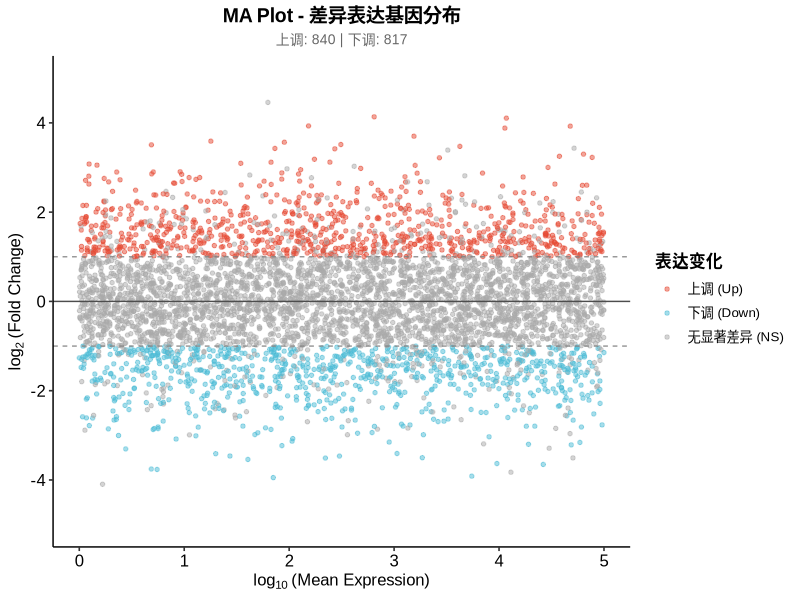
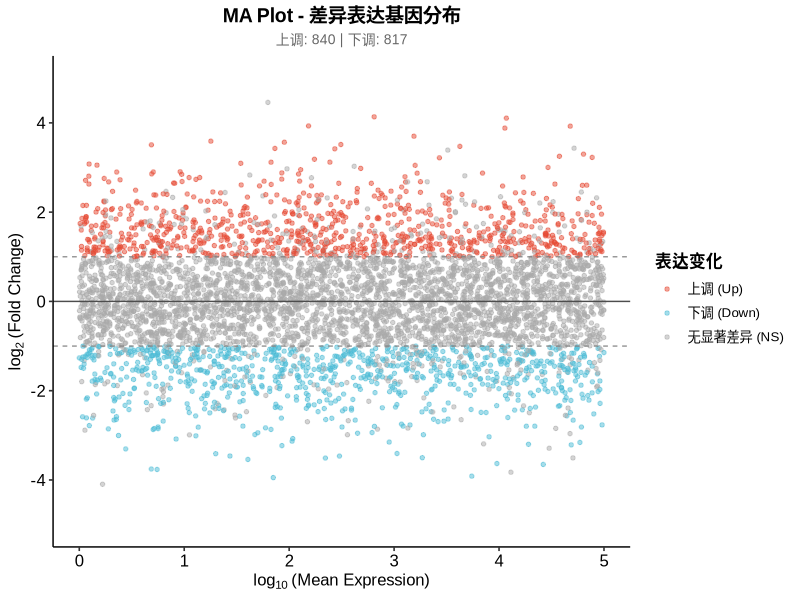
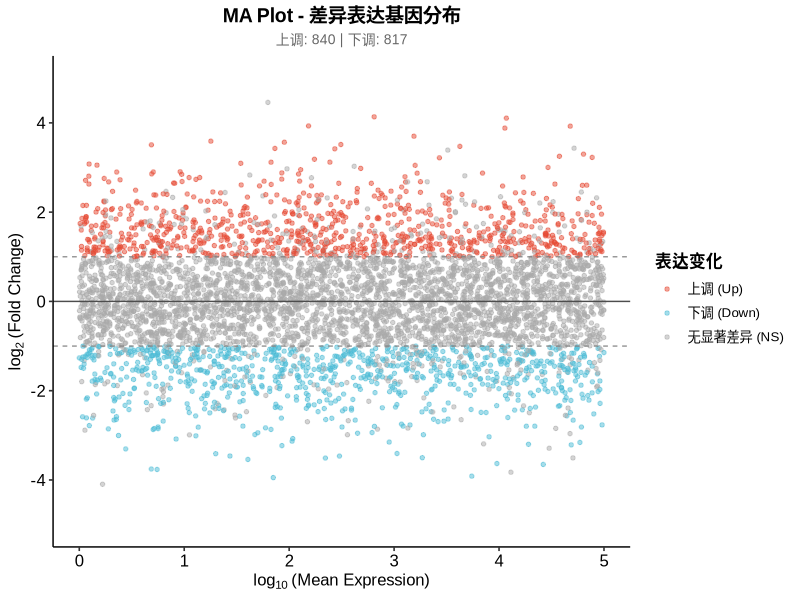
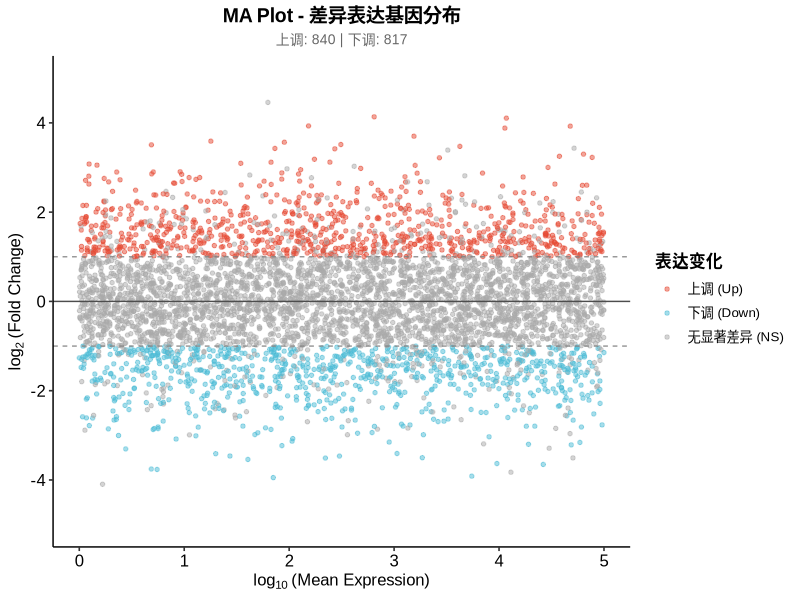
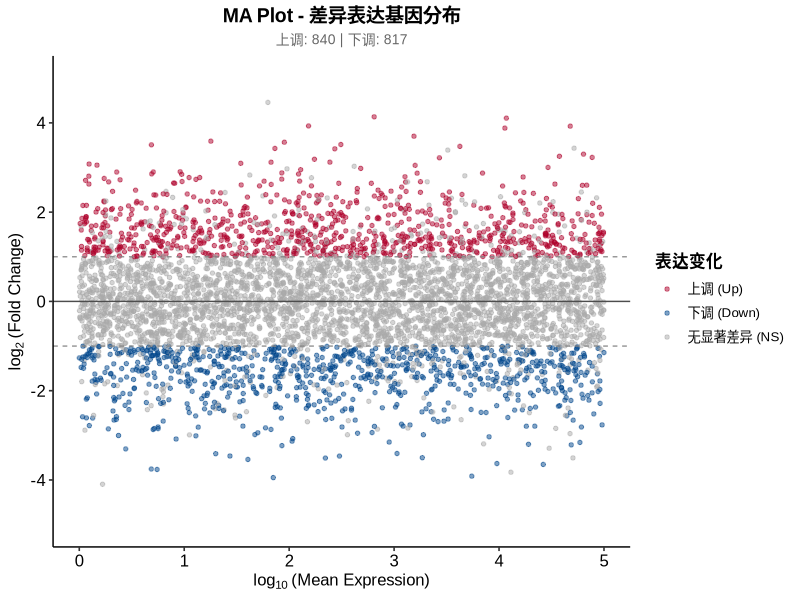
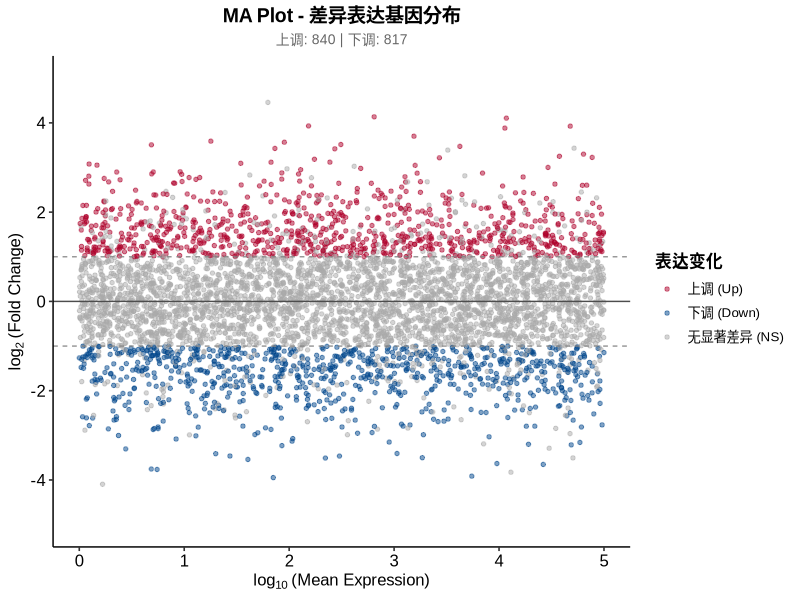
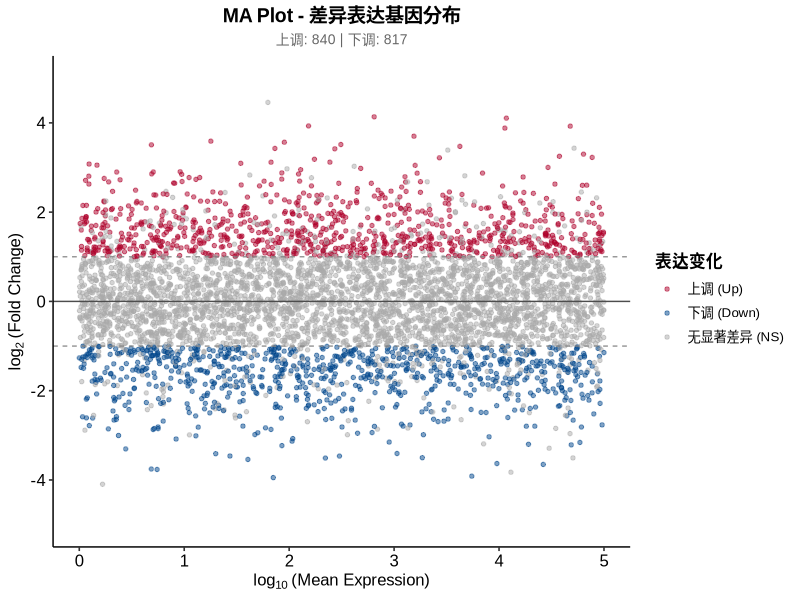
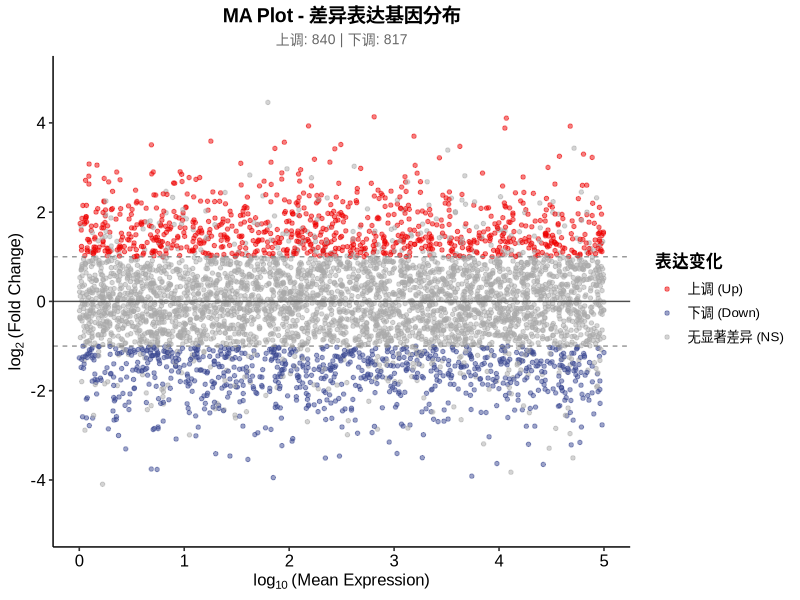

Recreate these plots in R, in order.
# ============================================================
# BioViz Pro - MA图 (MA Plot / Bland-Altman Plot) 模板
# 
# 用途：展示差异表达分析中基因表达均值与变化幅度的关系
# 输入：差异表达分析结果（baseMean, log2FoldChange, padj）
# 输出：发表级MA图 (SVG/PNG/PDF)
# 
# 作者：BioViz Pro
# 更新日期：2024
# ============================================================

# ====================
# 1. 加载必要的包
# ====================
library(ggplot2)
library(ggsci)
library(ggpubr)
library(svglite)
library(dplyr)

# ====================
# 2. 发表级图形保存函数
# ====================
save_publication_figure <- function(plot_obj, 
                                     filename, 
                                     width = 7, 
                                     height = 6, 
                                     dpi = 300,
                                     output_dir = "figures") {
  if (!dir.exists(output_dir)) dir.create(output_dir, recursive = TRUE)
  
  ggsave(file.path(output_dir, paste0(filename, ".svg")),
         plot_obj, width = width, height = height, device = svglite::svglite)
  ggsave(file.path(output_dir, paste0(filename, ".png")),
         plot_obj, width = width, height = height, dpi = dpi, bg = "white")
  ggsave(file.path(output_dir, paste0(filename, ".pdf")),
         plot_obj, width = width, height = height, device = cairo_pdf)
  
  message(paste0("✅ 图形已保存: ", output_dir, "/", filename))
}

# ====================
# 3. 模拟示例数据
# ====================
set.seed(123)
n_genes <- 5000

# 创建模拟DESeq2输出数据
ma_data <- data.frame(
  gene_id = paste0("Gene_", 1:n_genes),
  baseMean = 10^runif(n_genes, 0, 5),  # 表达均值（对数尺度模拟）
  log2FoldChange = rnorm(n_genes, mean = 0, sd = 1.2),
  pvalue = 10^(-runif(n_genes, 0, 8)),
  stringsAsFactors = FALSE
)

# 添加校正后p值
ma_data$padj <- p.adjust(ma_data$pvalue, method = "BH")

# ====================
# 4. 数据预处理
# ====================
# 定义差异阈值
log2FC_cutoff <- 1
padj_cutoff <- 0.05

# 添加差异表达分类
ma_data <- ma_data %>%
  mutate(
    regulation = case_when(
      log2FoldChange >= log2FC_cutoff & padj < padj_cutoff ~ "上调 (Up)",
      log2FoldChange <= -log2FC_cutoff & padj < padj_cutoff ~ "下调 (Down)",
      TRUE ~ "无显著差异 (NS)"
    ),
    regulation = factor(regulation, 
                        levels = c("上调 (Up)", "下调 (Down)", "无显著差异 (NS)"))
  )

# 统计
reg_summary <- ma_data %>% count(regulation)
print(reg_summary)

# ====================
# 5. 绑制MA图 - Nature (NPG) 风格
# ====================
ma_plot_npg <- ggplot(ma_data, aes(x = log10(baseMean), 
                                    y = log2FoldChange, 
                                    color = regulation)) +
  # 绑制散点
  geom_point(alpha = 0.5, size = 1.2) +
  
  # 添加参考线
  geom_hline(yintercept = 0, linetype = "solid", color = "grey30", linewidth = 0.5) +
  geom_hline(yintercept = c(-log2FC_cutoff, log2FC_cutoff), 
             linetype = "dashed", color = "grey50", linewidth = 0.4) +
  
  # Nature 配色
  scale_color_manual(
    values = c("上调 (Up)" = "#E64B35FF",       # NPG红
               "下调 (Down)" = "#4DBBD5FF",     # NPG蓝
               "无显著差异 (NS)" = "#AAAAAA")
  ) +
  
  # 标题和标签
  labs(
    title = "MA Plot - 差异表达基因分布",
    subtitle = paste0("上调: ", reg_summary$n[reg_summary$regulation == "上调 (Up)"],
                      " | 下调: ", reg_summary$n[reg_summary$regulation == "下调 (Down)"]),
    x = expression(log[10]~"(Mean Expression)"),
    y = expression(log[2]~"(Fold Change)"),
    color = "表达变化"
  ) +
  
  # 发表级主题
  theme_pubr(base_size = 12, base_family = "Arial") +
  theme(
    plot.title = element_text(hjust = 0.5, face = "bold", size = 14),
    plot.subtitle = element_text(hjust = 0.5, size = 10, color = "grey40"),
    legend.position = "right",
    legend.title = element_text(face = "bold"),
    axis.title = element_text(face = "bold")
  ) +
  
  # 坐标轴设置
  scale_y_continuous(limits = c(-5, 5), breaks = seq(-4, 4, 2))

# 显示图形
print(ma_plot_npg)

# ====================
# 6. 保存发表级图形
# ====================
save_publication_figure(ma_plot_npg, "ma_plot_NPG", width = 7, height = 5.5)

# ====================
# 7. 其他期刊配色变体
# ====================

# Lancet 风格
ma_plot_lancet <- ma_plot_npg +
  scale_color_manual(
    values = c("上调 (Up)" = "#AD002AFF",
               "下调 (Down)" = "#00468BFF",
               "无显著差异 (NS)" = "#AAAAAA")
  )
save_publication_figure(ma_plot_lancet, "ma_plot_Lancet", width = 7, height = 5.5)

# AAAS (Science) 风格
ma_plot_aaas <- ma_plot_npg +
  scale_color_manual(
    values = c("上调 (Up)" = "#EE0000FF",
               "下调 (Down)" = "#3B4992FF",
               "无显著差异 (NS)" = "#AAAAAA")
  )
save_publication_figure(ma_plot_aaas, "ma_plot_AAAS", width = 7, height = 5.5)

# JCO (临床肿瘤学) 风格
ma_plot_jco <- ma_plot_npg +
  scale_color_manual(
    values = c("上调 (Up)" = "#DF8F44FF",
               "下调 (Down)" = "#0073C2FF",
               "无显著差异 (NS)" = "#AAAAAA")
  )
save_publication_figure(ma_plot_jco, "ma_plot_JCO", width = 7, height = 5.5)

# ====================
# 8. 添加密度轮廓的高级版本
# ====================
ma_plot_density <- ggplot(ma_data, aes(x = log10(baseMean), y = log2FoldChange)) +
  # 密度轮廓（显示数据分布）
  geom_density_2d(color = "grey60", linewidth = 0.3) +
  
  # 散点图层
  geom_point(aes(color = regulation), alpha = 0.4, size = 1) +
  
  # 参考线
  geom_hline(yintercept = 0, linetype = "solid", color = "grey30", linewidth = 0.5) +
  geom_hline(yintercept = c(-log2FC_cutoff, log2FC_cutoff), 
             linetype = "dashed", color = "#666666", linewidth = 0.4) +
  
  # NPG配色
  scale_color_manual(
    values = c("上调 (Up)" = "#E64B35FF",
               "下调 (Down)" = "#4DBBD5FF",
               "无显著差异 (NS)" = "#CCCCCC")
  ) +
  
  labs(
    title = "MA Plot with Density Contours",
    x = expression(log[10]~"(Mean Expression)"),
    y = expression(log[2]~"(Fold Change)"),
    color = "表达变化"
  ) +
  
  theme_pubr(base_size = 12) +
  theme(
    plot.title = element_text(hjust = 0.5, face = "bold"),
    legend.position = "right"
  )

save_publication_figure(ma_plot_density, "ma_plot_density", width = 7, height = 5.5)

# ====================
# 9. 使用说明
# ====================
message("
╔════════════════════════════════════════════════════════════╗
║  MA图绑制完成！                                            ║
║                                                            ║
║  MA图用途：                                                ║
║  - 展示基因表达水平与变化幅度的关系                        ║
║  - 识别低表达基因的高变异性（漏斗效应）                    ║
║  - 检查差异分析的系统性偏差                                ║
║                                                            ║
║  输出文件位于 figures/ 目录                                ║
╚════════════════════════════════════════════════════════════╝
")
